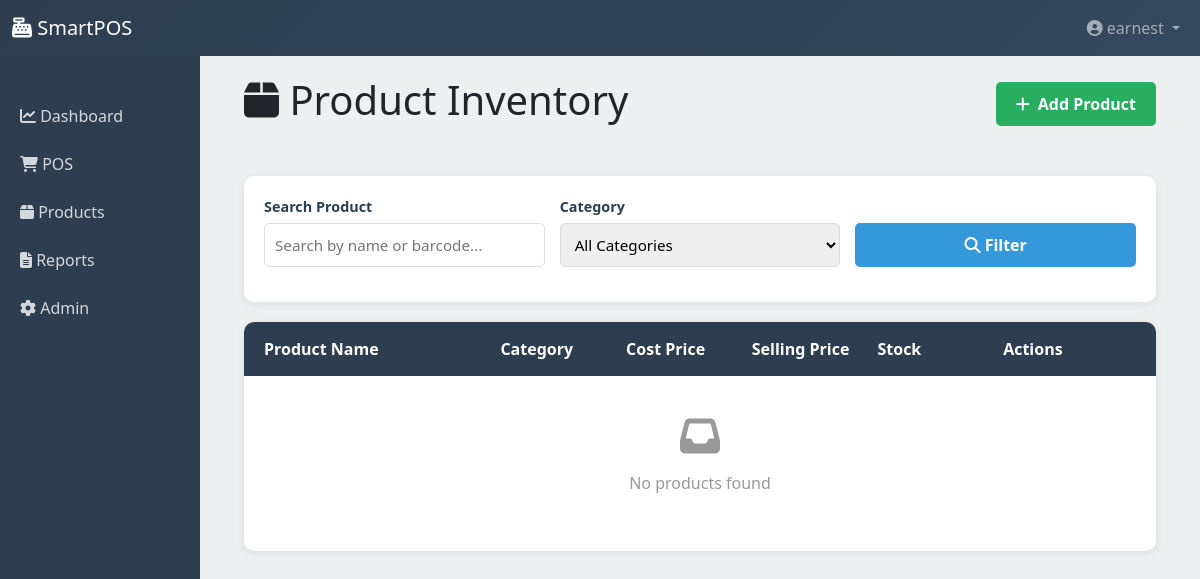
Before: /products/ (signed in) with the older database file.
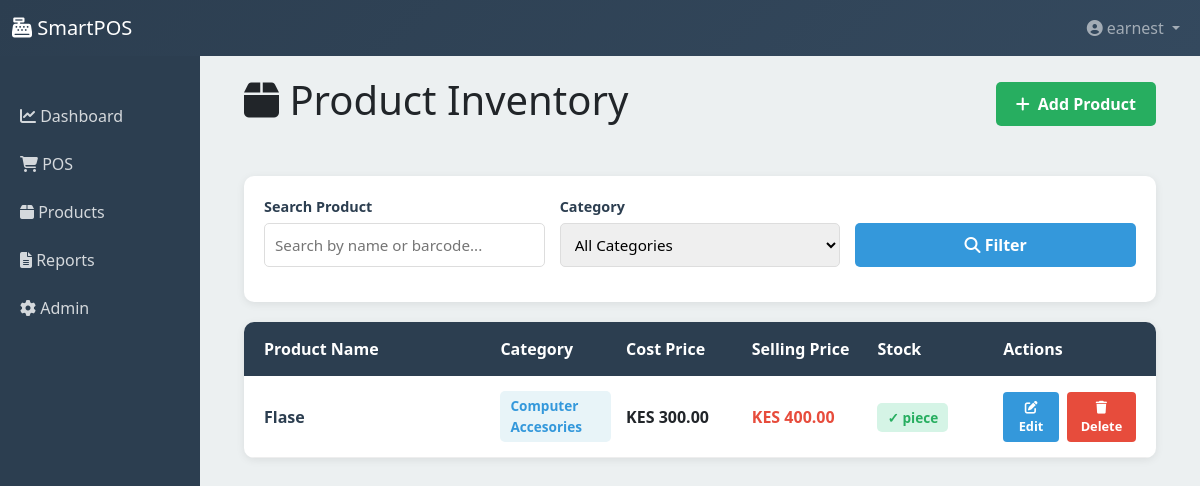
After: the same page with the newer database file.
### smartpos/models.py (models this page shows, shortened)
class Product(models.Model):
    UNIT_CHOICES = [
        ('piece', 'Piece'),
        ('kg', 'Kilogram'),
        ('liter', 'Liter'),
        ('bottle', 'Bottle'),
        ('glass', 'Glass'),
    ]
    id = models.UUIDField(primary_key=True, default=uuid.uuid4)
    name = models.CharField(max_length=255)
    barcode = models.CharField(max_length=100, unique=True, blank=True)
    category = models.ForeignKey(Category, on_delete=models.PROTECT)
    cost_price = models.DecimalField(max_digits=10, decimal_places=2)
    selling_price = models.DecimalField(max_digits=10, decimal_places=2)
    unit_of_measure = models.CharField(max_length=20, choices=UNIT_CHOICES)
    image = models.ImageField(upload_to='products/', blank=True)
    expiry_date = models.DateField(null=True, blank=True)
    batch_number = models.CharField(max_length=100, blank=True)
    bottle_price = models.DecimalField(max_digits=10, decimal_places=2, null=True, blank=True)
    glass_price = models.DecimalField(max_digits=10, decimal_places=2, null=True, blank=True)
    is_alcohol = models.BooleanField(default=False)
    is_active = models.BooleanField(default=True)
    created_at = models.DateTimeField(auto_now_add=True)
    updated_at = models.DateTimeField(auto_now=True)

class Category(models.Model):
    CATEGORY_TYPES = [
        ('drinks', 'Drinks'),
        ('food', 'Food'),
        ('groceries', 'Groceries'),
        ('household', 'Household Items'),
        ('alcohol', 'Alcohol'),
    ]
    id = models.UUIDField(primary_key=True, default=uuid.uuid4)
    name = models.CharField(max_length=100, unique=True)
    category_type = models.CharField(max_length=20, choices=CATEGORY_TYPES)
    description = models.TextField(blank=True)
    created_at = models.DateTimeField(auto_now_add=True)
    class Meta:
        verbose_name_plural = "Categories"

### smartpos/views.py (the view)
# urls.py: path('products/', views.product_list, name='product_list'),
@login_required(login_url='login')
def product_list(request):
    products = Product.objects.select_related('category', 'inventory').all()
    categories = Category.objects.all()
    search = request.GET.get('search', '')
    if search:
        products = products.filter(
            Q(name__icontains=search) | Q(barcode__icontains=search)
        )
    category = request.GET.get('category', '')
    if category:
        products = products.filter(category_id=category)
    context = {
        'products': products,
        'categories': categories,
        'search': search,
        'selected_category': category,
    }
    return render(request, 'smartpos/product_list.html', context)

### templates/smartpos/product_list.html (shortened to what this page needs)
{% extends 'smartpos/base.html' %}
{% block content %}
<div class="products-container">
    <div class="d-flex justify-content-between align-items-center mb-4">
        <h1><i class="fas fa-box"></i> Product Inventory</h1>
        <a href="/products/add/" class="btn-add-product">
            <i class="fas fa-plus"></i> Add Product
        </a>
    </div>
    <div class="filter-section">
        <form method="get" class="filter-row">
            <div class="filter-group">
                <label>Search Product</label>
                <input type="text" name="search" placeholder="Search by name or barcode..." value="{{ search }}">
            </div>
            <div class="filter-group">
                <label>Category</label>
                <select name="category">
                    <option value="">All Categories</option>
                </select>
            </div>
            <div class="filter-group" style="justify-content: flex-end; padding-top: 20px;">
                <button type="submit" style="background: #3498db; color: white; border: none; padding: 10px 20px; border-radius: 5px; cursor: pointer; font-weight: 600;">
                    <i class="fas fa-search"></i> Filter
                </button>
            </div>
        </form>
    </div>
    <div class="product-table">
        <div class="table-header">
            <div>Product Name</div>
            <div>Category</div>
            <div>Cost Price</div>
            <div>Selling Price</div>
            <div>Stock</div>
            <div>Actions</div>
        </div>
        <div class="table-body">
            {% for product in products %}
            <div class="table-row">
                <div class="product-title">{{ product.name }}</div>
                <div>
                    <span class="category-badge">{{ product.category.name }}</span>
                </div>
                <div style="font-weight: 600;">KES {{ product.cost_price }}</div>
                <div style="color: #e74c3c; font-weight: 700;">KES {{ product.selling_price }}</div>
                <div>
                    {% if product.inventory.quantity_on_hand <= 0 %}
                        <span class="stock-status stock-critical">⛔ Out of Stock</span>
                    {% elif product.inventory.is_low_stock %}
                        <span class="stock-status stock-low">⚠️ {{ product.inventory.quantity_on_hand }} {{ product.unit_of_measure }}</span>
                    {% else %}
                        <span class="stock-status stock-good">✓ {{ product.inventory.quantity_on_hand }} {{ product.unit_of_measure }}</span>
                    {% endif %}
                </div>
                <div class="action-buttons">
                    <button class="btn-edit" onclick="alert('Edit feature coming soon!')">
                        <i class="fas fa-edit"></i> Edit
                    </button>
                    <button class="btn-delete" onclick="if(confirm('Delete this product?')) alert('Delete feature coming soon!')">
                        <i class="fas fa-trash"></i> Delete
                    </button>
                </div>
            </div>
            {% empty %}
            <div style="grid-column: 1 / -1; text-align: center; padding: 40px; color: #999;">
                <i class="fas fa-inbox" style="font-size: 2.5rem; margin-bottom: 15px; display: block;"></i>
                <p>No products found</p>
            </div>
            {% endfor %}
        </div>
    </div>
</div>
{% endblock %}

Changed rows visible on the page:
added Product: name "Flase", category.name "Computer Accesories", cost_price "300.00", selling_price "400.00", unit_of_measure "piece"
Other visible differences:
text no longer shown: "No products found"
